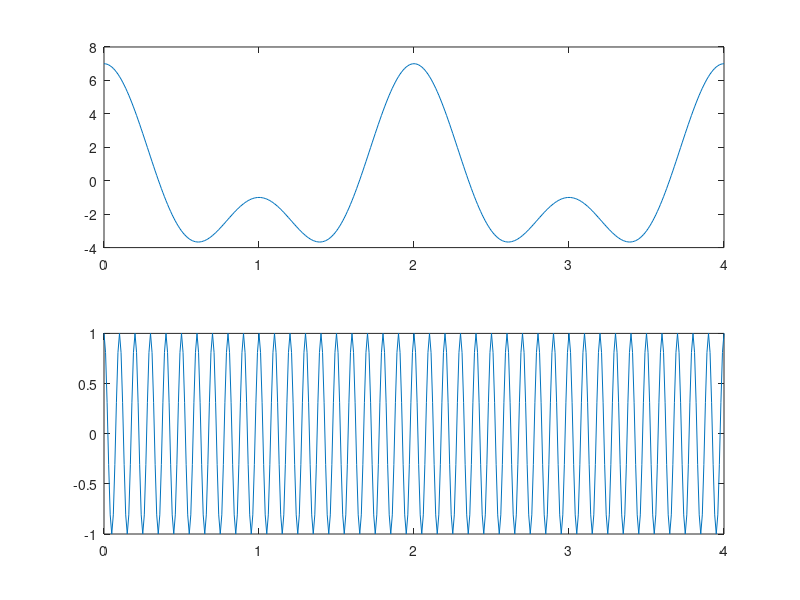
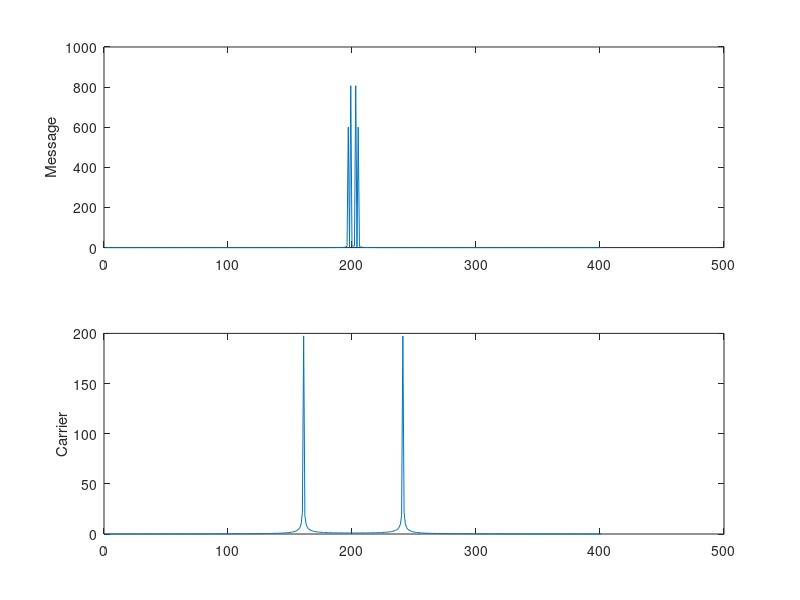
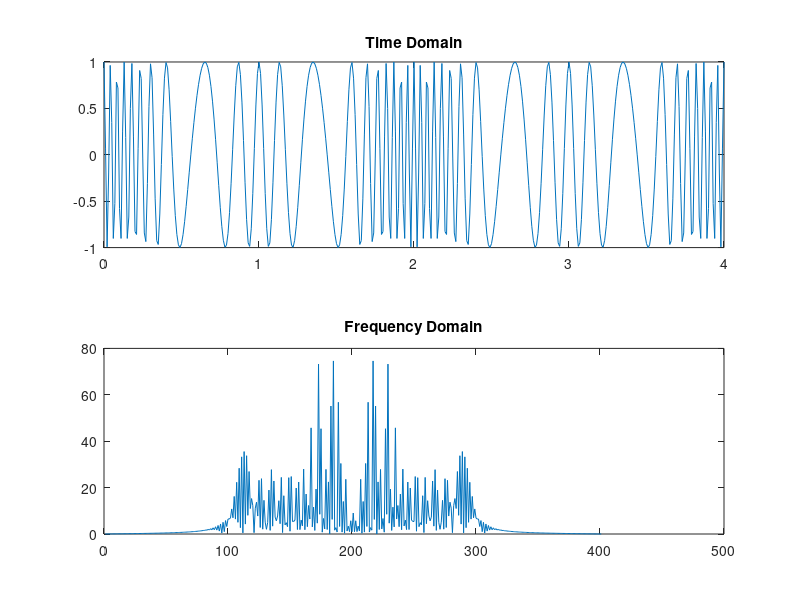

The MATLAB source for these figures, in order:
clc; %clearing console

t = 0:0.01:4;
fc = 10;
fm1 = 0.5;
fm2 = 1;
Am1 = 4;
Am2 = 3;
kf = 2;
m_t = Am1*cos(2*pi*fm1*t) + Am2*cos(2*pi*fm2*t);
y_t = cos(2*pi*fc*t);
x_t = (Am1/fm1*sin(2*pi*fm1*t) + Am2/fm2*sin(2*pi*fm2*t))*kf;
s_t = cos(2*pi*fc*t + x_t);

figure("name", "Time Domain");
subplot(211);
ylabel("Message");
plot(t, m_t);
subplot(212);
ylabel("Carrier");
plot(t,y_t);

figure('name', 'Frequency Domain');
subplot(211);
plot(abs(fftshift(fft(m_t))));
ylabel("Message");
subplot(212);
plot(abs(fftshift(fft(y_t))));
ylabel("Carrier");

figure("name", "Modulated Signal");
subplot(211)
plot(t,s_t);
title("Time Domain");
subplot(212);
plot(abs(fftshift(fft(s_t))));
title("Frequency Domain");